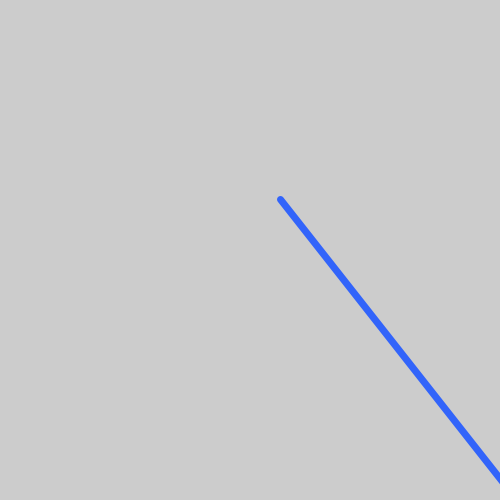
Frame 1 (no input)
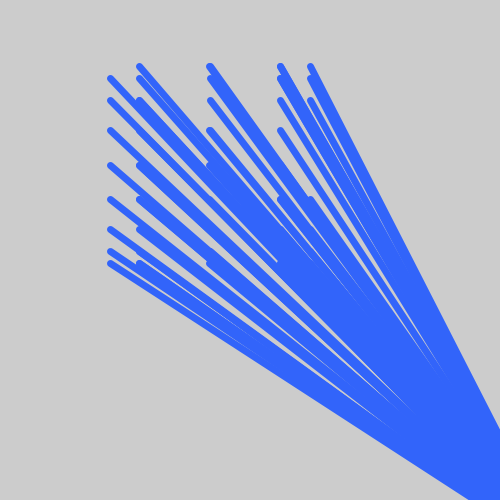
Frame 60 (the mouse pressed at the canvas centre just before this capture)
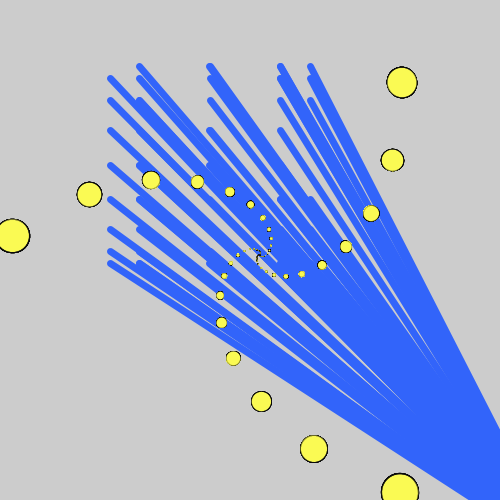
Frame 120 (the mouse held since frame 60 and released just before this capture)

The Processing sketch that drew these frames (run headless with seeded random() and noise(); from frame 60 on, the mouse is pressed at the canvas centre):

// Processing sketch: processing_135646
// ── processing_135646.pde

float diam = 300;
float a = 0;

int i,x,y,w=250;
void setup(){
size(500,500);
}

float a_radius = 100;
float a_angle = 0;
float a_x = cos(a_angle*PI/180)*a_radius;
float a_y = sin(a_angle*PI/180)*a_radius;
 
float b_radius = 150;
float b_angle = 0;
float b_x = cos(b_angle*PI/180)*b_radius;
float b_y = sin(b_angle*PI/180)*b_radius;
 
float c_radius = 80;
float c_angle = 0;
float c_x = cos(c_angle*PI/180)*c_radius;
float c_y = sin(c_angle*PI/180)*c_radius;

void draw(){
  
   float x = noise(a, 100) * width;
  float y = noise(a, 500) * height;
  float d = dist(x , y, mouseX , mouseY );
  
   if(d > diam){
    strokeWeight(1);
  } else{
    strokeWeight(random(3));
  }
  
  x=mouseX +1; y=mouseY;
  fill(mouseX,mouseY,mouseX/3,mouseY*1);
  noStroke();
  stroke(10);
  translate(w+10,w+5);
  for(i=0;i<y;i++,rotate(y*PI/360),scale(.9))
  ellipse(mouseX+20,mouseY+15,50,50);

  
  a_angle = a_angle + 20;
float a_x = cos(a_angle*PI/80)*a_radius;
float a_y = sin(a_angle*PI/180)*a_radius;
strokeWeight(7);
stroke(50,100,250);
line(-50+a_x,-90+a_y, 300, 300);

}
  

  
